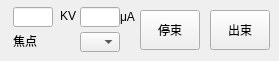
      <widget class="QWidget" name="rayComet450Tab">
       <attribute name="title">
        <string>COMET</string>
       </attribute>
       <widget class="QLabel" name="Comet450uaStaticLabel">
        <property name="geometry">
         <rect>
          <x>120</x>
          <y>7</y>
          <width>25</width>
          <height>19</height>
         </rect>
        </property>
        <property name="sizePolicy">
         <sizepolicy hsizetype="Preferred" vsizetype="Preferred">
          <horstretch>25</horstretch>
          <verstretch>18</verstretch>
         </sizepolicy>
        </property>
        <property name="minimumSize">
         <size>
          <width>25</width>
          <height>18</height>
         </size>
        </property>
        <property name="text">
         <string>μA</string>
        </property>
       </widget>
       <widget class="QLineEdit" name="Comet450VoltageInputEdit">
        <property name="geometry">
         <rect>
          <x>13</x>
          <y>7</y>
          <width>40</width>
          <height>20</height>
         </rect>
        </property>
        <property name="minimumSize">
         <size>
          <width>40</width>
          <height>20</height>
         </size>
        </property>
        <property name="maximumSize">
         <size>
          <width>40</width>
          <height>20</height>
         </size>
        </property>
       </widget>
       <widget class="QLabel" name="Comet450kvStaticLabel">
        <property name="geometry">
         <rect>
          <x>60</x>
          <y>7</y>
          <width>25</width>
          <height>18</height>
         </rect>
        </property>
        <property name="minimumSize">
         <size>
          <width>25</width>
          <height>18</height>
         </size>
        </property>
        <property name="maximumSize">
         <size>
          <width>25</width>
          <height>18</height>
         </size>
        </property>
        <property name="text">
         <string>KV</string>
        </property>
       </widget>
       <widget class="QPushButton" name="Comet450XRayOnButton">
        <property name="geometry">
         <rect>
          <x>210</x>
          <y>10</y>
          <width>60</width>
          <height>40</height>
         </rect>
        </property>
        <property name="minimumSize">
         <size>
          <width>60</width>
          <height>40</height>
         </size>
        </property>
        <property name="maximumSize">
         <size>
          <width>60</width>
          <height>40</height>
         </size>
        </property>
        <property name="text">
         <string>出束</string>
        </property>
       </widget>
       <widget class="QLabel" name="Comet450FocusStaticLabel">
        <property name="geometry">
         <rect>
          <x>13</x>
          <y>32</y>
          <width>60</width>
          <height>18</height>
         </rect>
        </property>
        <property name="text">
         <string>焦点</string>
        </property>
       </widget>
       <widget class="QComboBox" name="Comet450FocusComboBox">
        <property name="geometry">
         <rect>
          <x>80</x>
          <y>32</y>
          <width>40</width>
          <height>20</height>
         </rect>
        </property>
        <property name="minimumSize">
         <size>
          <width>40</width>
          <height>20</height>
         </size>
        </property>
        <property name="maximumSize">
         <size>
          <width>40</width>
          <height>20</height>
         </size>
        </property>
       </widget>
       <widget class="QLineEdit" name="Comet450EmissionCurrentEdit">
        <property name="geometry">
         <rect>
          <x>80</x>
          <y>7</y>
          <width>40</width>
          <height>20</height>
         </rect>
        </property>
        <property name="minimumSize">
         <size>
          <width>40</width>
          <height>20</height>
         </size>
        </property>
        <property name="maximumSize">
         <size>
          <width>40</width>
          <height>20</height>
         </size>
        </property>
       </widget>
       <widget class="QPushButton" name="Comet450XRayOffButton">
        <property name="geometry">
         <rect>
          <x>140</x>
          <y>10</y>
          <width>60</width>
          <height>40</height>
         </rect>
        </property>
        <property name="minimumSize">
         <size>
          <width>60</width>
          <height>40</height>
         </size>
        </property>
        <property name="maximumSize">
         <size>
          <width>60</width>
          <height>40</height>
         </size>
        </property>
        <property name="text">
         <string>停束</string>
        </property>
       </widget>
      </widget>
